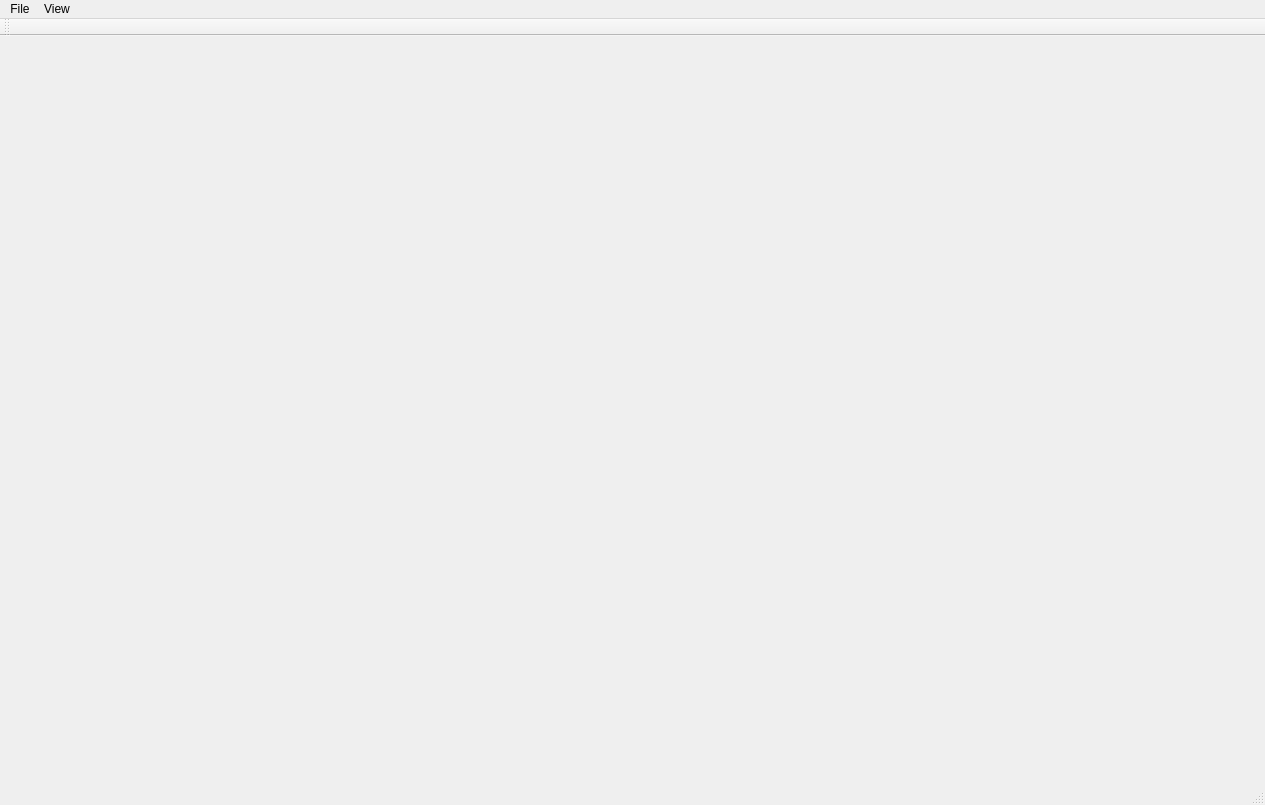
<?xml version="1.0" encoding="UTF-8"?>
<ui version="4.0">
 <class>MainWindow</class>
 <widget class="QMainWindow" name="MainWindow">
  <property name="geometry">
   <rect>
    <x>0</x>
    <y>0</y>
    <width>1265</width>
    <height>805</height>
   </rect>
  </property>
  <property name="minimumSize">
   <size>
    <width>1265</width>
    <height>0</height>
   </size>
  </property>
  <property name="windowTitle">
   <string>SurveyPro v0.2a</string>
  </property>
  <widget class="QWidget" name="centralWidget">
   <widget class="QStackedWidget" name="stack">
    <property name="geometry">
     <rect>
      <x>10</x>
      <y>10</y>
      <width>1241</width>
      <height>741</height>
     </rect>
    </property>
    <property name="currentIndex">
     <number>0</number>
    </property>
    <widget class="QWidget" name="page"/>
    <widget class="QWidget" name="page_2"/>
   </widget>
  </widget>
  <widget class="QMenuBar" name="menuBar">
   <property name="geometry">
    <rect>
     <x>0</x>
     <y>0</y>
     <width>1265</width>
     <height>21</height>
    </rect>
   </property>
   <widget class="QMenu" name="menuFile">
    <property name="title">
     <string>File</string>
    </property>
    <addaction name="actionNew"/>
    <addaction name="actionOpen"/>
    <addaction name="actionSave"/>
    <addaction name="actionSave_As"/>
    <addaction name="separator"/>
    <addaction name="actionClose"/>
   </widget>
   <widget class="QMenu" name="menuView">
    <property name="title">
     <string>View</string>
    </property>
    <addaction name="actionEdit_View"/>
    <addaction name="actionSurvey_View"/>
   </widget>
   <addaction name="menuFile"/>
   <addaction name="menuView"/>
  </widget>
  <widget class="QToolBar" name="mainToolBar">
   <attribute name="toolBarArea">
    <enum>TopToolBarArea</enum>
   </attribute>
   <attribute name="toolBarBreak">
    <bool>false</bool>
   </attribute>
  </widget>
  <widget class="QStatusBar" name="statusBar"/>
  <action name="actionNew">
   <property name="text">
    <string>New</string>
   </property>
  </action>
  <action name="actionOpen">
   <property name="text">
    <string>Open</string>
   </property>
  </action>
  <action name="actionSave">
   <property name="text">
    <string>Save</string>
   </property>
  </action>
  <action name="actionSave_As">
   <property name="text">
    <string>Save As...</string>
   </property>
  </action>
  <action name="actionClose">
   <property name="text">
    <string>Close</string>
   </property>
  </action>
  <action name="actionEdit_View">
   <property name="text">
    <string>Edit View</string>
   </property>
  </action>
  <action name="actionSurvey_View">
   <property name="text">
    <string>Survey View</string>
   </property>
  </action>
 </widget>
 <layoutdefault spacing="6" margin="11"/>
 <resources/>
 <connections/>
</ui>
